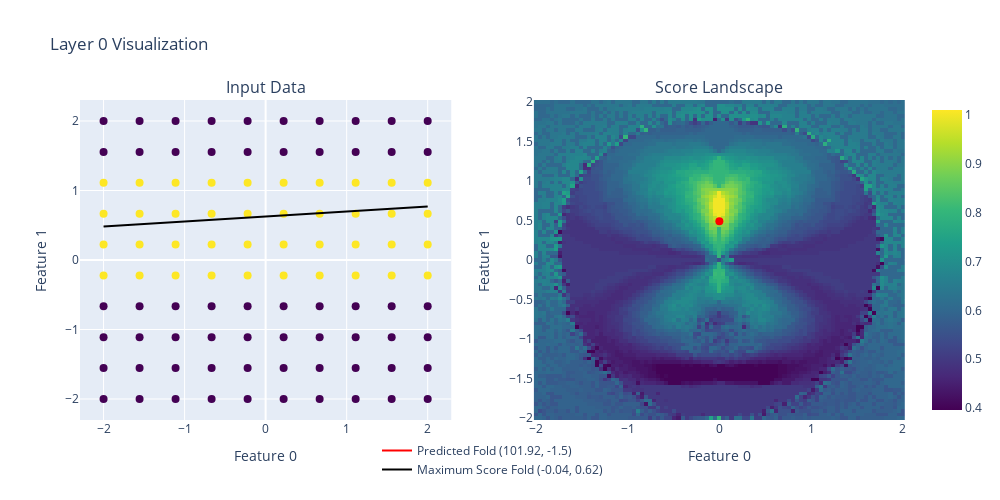

Notebook source saved alongside this figure:
### Code cell
max_score, best_folds = test.iscore_landscape(score_layers=None, create_plot=True, density=91, verbose=1, learning=False)
